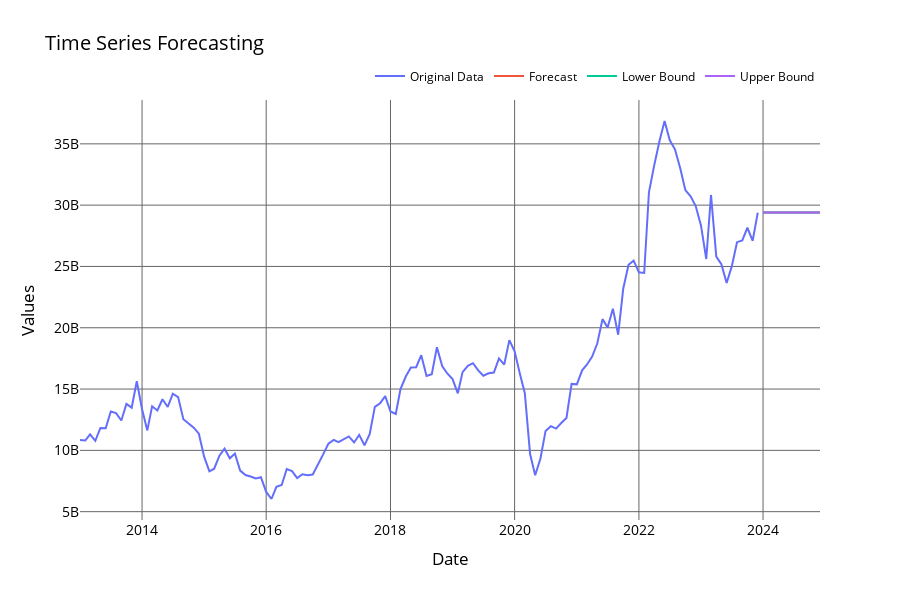
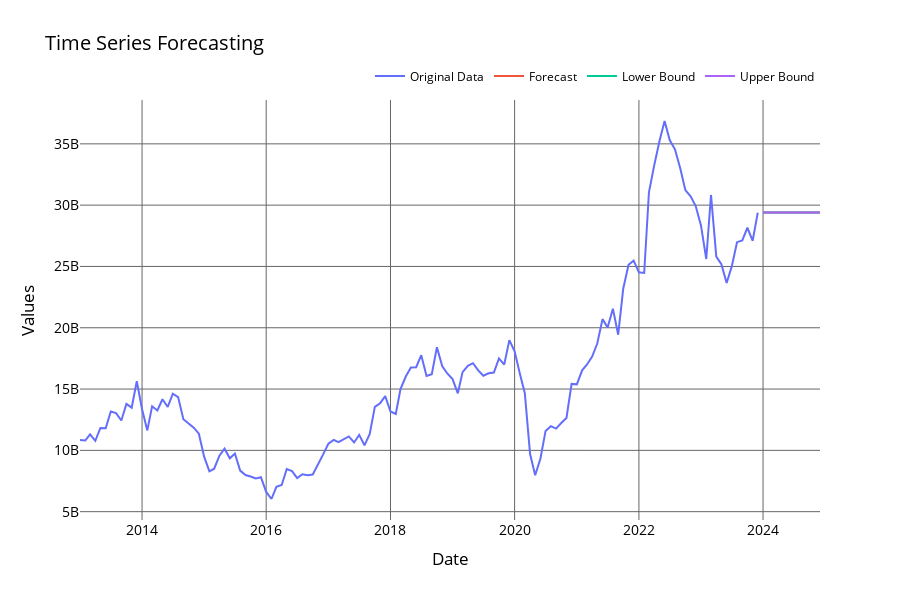

Write notebook code for charts like these, in order.
### Markdown cell above
#### ARIMA/SARIMA on Exports

### Code cell
srm = SARIMAModel(data=filteredDataE, column=rvColExports)
srm.train_model(order=tsANA_E.best_arima_order, seasonal_order=tsANA_E.best_sarima_order)
srm.plot_forecast(n_months=12)
srm.test_metrics(order=tsANA_E.best_arima_order, seasonal_order=tsANA_E.best_sarima_order)



arm = ARIMAModel(data=filteredDataE, column=rvColExports)
arm.train_model(order=tsANA_E.best_arima_order)
arm.plot_forecast(n_months=12)
arm.test_metrics(order=tsANA_E.best_arima_order)

### Figure 1 — Plotly figure (JSON) as saved in the notebook; plotly's stock layout.template omitted (floating-point values rounded to 4 significant figures; data arrays with more than 128 entries replaced by an {"elided": "..."} marker saying what was removed)
{"data": [{"mode": "lines", "name": "Original Data", "type": "scatter", "x": {"elided": "132 str values"}, "y": {"elided": "132 int values"}}, {"mode": "lines", "name": "Forecast", "type": "scatter", "x": ["2024-01-01T00:00:00", "2024-02-01T00:00:00", "2024-03-01T00:00:00", "2024-04-01T00:00:00", "2024-05-01T00:00:00", "2024-06-01T00:00:00", "2024-07-01T00:00:00", "2024-08-01T00:00:00", "2024-09-01T00:00:00", "2024-10-01T00:00:00", "2024-11-01T00:00:00", "2024-12-01T00:00:00"], "y": [29392905671, 29392905671, 29392905671, 29392905671, 29392905671, 29392905671, 29392905671, 29392905671, 29392905671, 29392905671, 29392905671, 29392905671]}, {"mode": "lines", "name": "Lower Bound", "type": "scatter", "x": ["2024-01-01T00:00:00", "2024-02-01T00:00:00", "2024-03-01T00:00:00", "2024-04-01T00:00:00", "2024-05-01T00:00:00", "2024-06-01T00:00:00", "2024-07-01T00:00:00", "2024-08-01T00:00:00", "2024-09-01T00:00:00", "2024-10-01T00:00:00", "2024-11-01T00:00:00", "2024-12-01T00:00:00"], "y": [29390000000.0, 29390000000.0, 29390000000.0, 29390000000.0, 29390000000.0, 29390000000.0, 29390000000.0, 29390000000.0, 29390000000.0, 29390000000.0, 29390000000.0, 29390000000.0]}, {"mode": "lines", "name": "Upper Bound", "type": "scatter", "x": ["2024-01-01T00:00:00", "2024-02-01T00:00:00", "2024-03-01T00:00:00", "2024-04-01T00:00:00", "2024-05-01T00:00:00", "2024-06-01T00:00:00", "2024-07-01T00:00:00", "2024-08-01T00:00:00", "2024-09-01T00:00:00", "2024-10-01T00:00:00", "2024-11-01T00:00:00", "2024-12-01T00:00:00"], "y": [29390000000.0, 29390000000.0, 29390000000.0, 29390000000.0, 29390000000.0, 29390000000.0, 29390000000.0, 29390000000.0, 29390000000.0, 29390000000.0, 29390000000.0, 29390000000.0]}], "layout": {"font": {"color": "#000000", "size": 14}, "height": 600, "legend": {"bordercolor": "rgba(255, 255, 255, 0.5)", "borderwidth": 1, "font": {"color": "#000000", "size": 12}, "orientation": "h", "x": 1, "xanchor": "right", "y": 1.02, "yanchor": "bottom"}, "paper_bgcolor": "rgba(0,0,0,0)", "plot_bgcolor": "rgba(0,0,0,0)", "title": {"text": "Time Series Forecasting"}, "xaxis": {"gridcolor": "#666666", "title": {"text": "Date"}, "zerolinecolor": "#666666"}, "yaxis": {"gridcolor": "#666666", "title": {"text": "Values"}, "zerolinecolor": "#666666"}}}

### Figure 2 — Plotly figure (JSON) as saved in the notebook; plotly's stock layout.template omitted (floating-point values rounded to 4 significant figures; data arrays with more than 128 entries replaced by an {"elided": "..."} marker saying what was removed)
{"data": [{"mode": "lines", "name": "Original Data", "type": "scatter", "x": {"elided": "132 str values"}, "y": {"elided": "132 int values"}}, {"mode": "lines", "name": "Forecast", "type": "scatter", "x": ["2024-01-01T00:00:00", "2024-02-01T00:00:00", "2024-03-01T00:00:00", "2024-04-01T00:00:00", "2024-05-01T00:00:00", "2024-06-01T00:00:00", "2024-07-01T00:00:00", "2024-08-01T00:00:00", "2024-09-01T00:00:00", "2024-10-01T00:00:00", "2024-11-01T00:00:00", "2024-12-01T00:00:00"], "y": [29392905671, 29392905671, 29392905671, 29392905671, 29392905671, 29392905671, 29392905671, 29392905671, 29392905671, 29392905671, 29392905671, 29392905671]}, {"mode": "lines", "name": "Lower Bound", "type": "scatter", "x": ["2024-01-01T00:00:00", "2024-02-01T00:00:00", "2024-03-01T00:00:00", "2024-04-01T00:00:00", "2024-05-01T00:00:00", "2024-06-01T00:00:00", "2024-07-01T00:00:00", "2024-08-01T00:00:00", "2024-09-01T00:00:00", "2024-10-01T00:00:00", "2024-11-01T00:00:00", "2024-12-01T00:00:00"], "y": [29390000000.0, 29390000000.0, 29390000000.0, 29390000000.0, 29390000000.0, 29390000000.0, 29390000000.0, 29390000000.0, 29390000000.0, 29390000000.0, 29390000000.0, 29390000000.0]}, {"mode": "lines", "name": "Upper Bound", "type": "scatter", "x": ["2024-01-01T00:00:00", "2024-02-01T00:00:00", "2024-03-01T00:00:00", "2024-04-01T00:00:00", "2024-05-01T00:00:00", "2024-06-01T00:00:00", "2024-07-01T00:00:00", "2024-08-01T00:00:00", "2024-09-01T00:00:00", "2024-10-01T00:00:00", "2024-11-01T00:00:00", "2024-12-01T00:00:00"], "y": [29390000000.0, 29390000000.0, 29390000000.0, 29390000000.0, 29390000000.0, 29390000000.0, 29390000000.0, 29390000000.0, 29390000000.0, 29390000000.0, 29390000000.0, 29390000000.0]}], "layout": {"font": {"color": "#000000", "size": 14}, "height": 600, "legend": {"bordercolor": "rgba(255, 255, 255, 0.5)", "borderwidth": 1, "font": {"color": "#000000", "size": 12}, "orientation": "h", "x": 1, "xanchor": "right", "y": 1.02, "yanchor": "bottom"}, "paper_bgcolor": "rgba(0,0,0,0)", "plot_bgcolor": "rgba(0,0,0,0)", "title": {"text": "Time Series Forecasting"}, "xaxis": {"gridcolor": "#666666", "title": {"text": "Date"}, "zerolinecolor": "#666666"}, "yaxis": {"gridcolor": "#666666", "title": {"text": "Values"}, "zerolinecolor": "#666666"}}}
